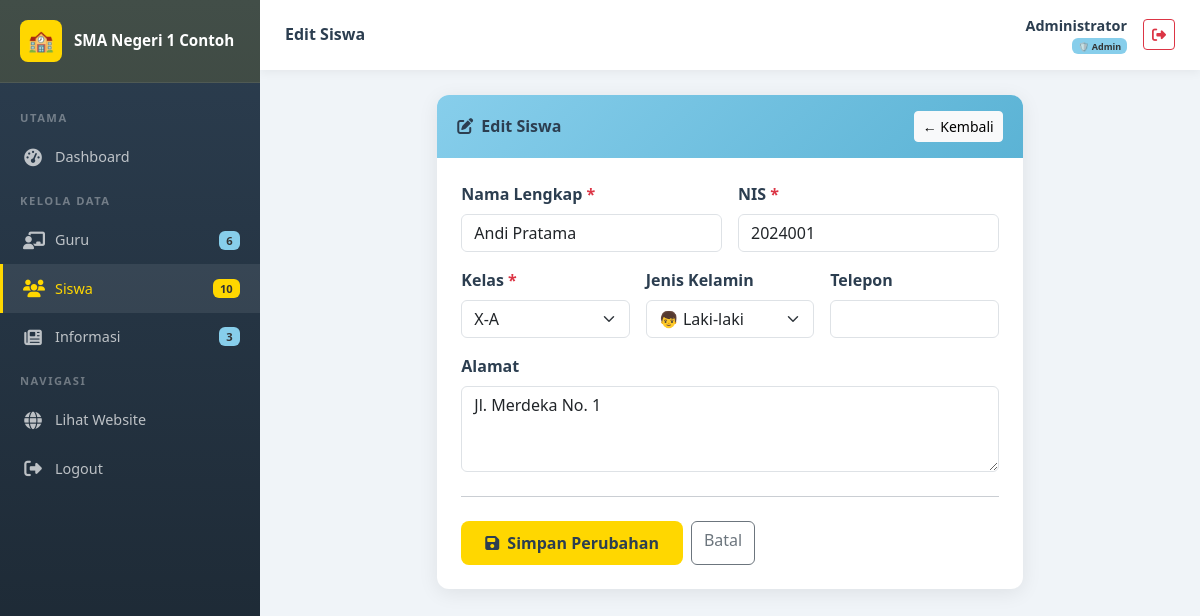
/admin/siswa/edit.php?id=1 (signed in), run on the app's committed database.
### tables this page shows
CREATE TABLE IF NOT EXISTS pengaturan (
    id INT AUTO_INCREMENT PRIMARY KEY,
    kunci VARCHAR(50) NOT NULL UNIQUE,
    nilai TEXT,
    keterangan VARCHAR(200)
);

CREATE TABLE IF NOT EXISTS siswa (
    id INT AUTO_INCREMENT PRIMARY KEY,
    nama VARCHAR(100) NOT NULL,
    nis VARCHAR(20) NOT NULL UNIQUE,
    kelas VARCHAR(20) NOT NULL,
    jenis_kelamin ENUM('L', 'P') NOT NULL,
    alamat TEXT DEFAULT NULL,
    telp VARCHAR(20) DEFAULT NULL,
    created_at TIMESTAMP DEFAULT CURRENT_TIMESTAMP,
    updated_at TIMESTAMP DEFAULT CURRENT_TIMESTAMP ON UPDATE CURRENT_TIMESTAMP
);

### koneksi.php (called while the page is built, shortened)
<?php
function escape($koneksi, $data) {
    return mysqli_real_escape_string($koneksi, trim($data));
}
function getSetting($koneksi, $kunci) {
    $kunci = escape($koneksi, $kunci);
    $result = mysqli_query($koneksi, "SELECT nilai FROM pengaturan WHERE kunci='$kunci'");
    if ($row = mysqli_fetch_assoc($result)) {
        return $row['nilai'];
    }
    return '';
}

### admin/siswa/edit.php (the view, shortened to what this page needs)
<?php
$judul_halaman = 'Edit Siswa';
$halaman_admin = 'siswa';
require_once __DIR__ . '/../includes/admin_header.php';
$id = (int)($_GET['id'] ?? 0);
$result = mysqli_query($koneksi, "SELECT * FROM siswa WHERE id=$id");
$siswa = mysqli_fetch_assoc($result);
$kelas_list = ['X-A','X-B','X-C','XI-A','XI-B','XI-C','XII-A','XII-B','XII-C'];
sort($kelas_list);
?>
<div class="row justify-content-center">
<div class="col-lg-8">
<div class="card-admin">
    <div class="card-header-admin">
        <h5><i class="fas fa-edit me-2"></i>Edit Siswa</h5>
        <a href="./" class="btn btn-sm btn-light">← Kembali</a>
    </div>
    <div class="p-4">
        <form method="POST">
            <div class="row g-3">
                <div class="col-md-6">
                    <label class="form-label fw-semibold">Nama Lengkap <span class="text-danger">*</span></label>
                    <input type="text" name="nama" class="form-control" value="<?= htmlspecialchars($siswa['nama']) ?>" required>
                </div>
                <div class="col-md-6">
                    <label class="form-label fw-semibold">NIS <span class="text-danger">*</span></label>
                    <input type="text" name="nis" class="form-control" value="<?= htmlspecialchars($siswa['nis']) ?>" required>
                </div>
                <div class="col-md-4">
                    <label class="form-label fw-semibold">Kelas <span class="text-danger">*</span></label>
                    <select name="kelas" class="form-select" required>
                        <?php foreach ($kelas_list as $k): ?>
                        <option value="<?= $k ?>" <?= $siswa['kelas']===$k?'selected':'' ?>><?= $k ?></option>
                        <?php endforeach; ?>
                    </select>
                </div>
                <div class="col-md-4">
                    <label class="form-label fw-semibold">Jenis Kelamin</label>
                    <select name="jenis_kelamin" class="form-select">
                        <option value="L" <?= $siswa['jenis_kelamin']==='L'?'selected':'' ?>>👦 Laki-laki</option>
                    </select>
                </div>
                <div class="col-md-4">
                    <label class="form-label fw-semibold">Telepon</label>
                    <input type="text" name="telp" class="form-control" value="<?= htmlspecialchars($siswa['telp'] ?? '') ?>">
                </div>
                <div class="col-12">
                    <label class="form-label fw-semibold">Alamat</label>
                    <textarea name="alamat" class="form-control" rows="3"><?= htmlspecialchars($siswa['alamat'] ?? '') ?></textarea>
                </div>
            </div>
            <hr class="my-4">
            <div class="d-flex gap-2">
                <button type="submit" class="btn-kuning btn"><i class="fas fa-save me-2"></i>Simpan Perubahan</button>
                <a href="./" class="btn btn-outline-secondary">Batal</a>
            </div>
        </form>
    </div>
</div>
</div>
</div>
<?php require_once __DIR__ . '/../includes/admin_footer.php'; ?>

### admin/includes/admin_header.php (shortened to what this page needs)
<?php
require_once __DIR__ . '/../../koneksi.php';
$nama_sekolah = getSetting($koneksi, 'nama_sekolah');
$role = $_SESSION['role'];
$halaman_admin = $halaman_admin ?? '';
$total_guru = mysqli_fetch_assoc(mysqli_query($koneksi, "SELECT COUNT(*) as t FROM guru"))['t'];
$total_siswa = mysqli_fetch_assoc(mysqli_query($koneksi, "SELECT COUNT(*) as t FROM siswa"))['t'];
$total_info = mysqli_fetch_assoc(mysqli_query($koneksi, "SELECT COUNT(*) as t FROM informasi"))['t'];
?>
<!DOCTYPE html>
<html lang="id">
<head>
    <link rel="stylesheet" href="https://cdn.jsdelivr.net/npm/bootstrap@5.3.2/dist/css/bootstrap.min.css">
    <link rel="stylesheet" href="https://cdnjs.cloudflare.com/ajax/libs/font-awesome/6.5.0/css/all.min.css">
    <link rel="stylesheet" href="<?= BASE_URL ?>assets/css/style.css">
</head>
<body>
<div class="admin-sidebar" id="sidebar">
    <div class="sidebar-brand">
        <div class="brand-icon">🏫</div>
        <span><?= htmlspecialchars(substr($nama_sekolah, 0, 30)) ?></span>
    </div>
    <div class="nav-menu">
        <div class="nav-section">Utama</div>
        <div class="nav-item">
            <a href="<?= BASE_URL ?>admin/dashboard.php" class="<?= $halaman_admin==='dashboard'?'active':'' ?>">
                <span class="nav-icon"><i class="fas fa-tachometer-alt"></i></span> Dashboard
            </a>
        </div>
        <div class="nav-section">Kelola Data</div>
        <div class="nav-item">
            <a href="<?= BASE_URL ?>admin/guru/" class="<?= $halaman_admin==='guru'?'active':'' ?>">
                <span class="nav-icon"><i class="fas fa-chalkboard-teacher"></i></span> Guru
                <span class="ms-auto badge" style="background:var(--biru-muda);color:#333;font-size:0.7rem;"><?= $total_guru ?></span>
            </a>
        </div>
        <div class="nav-item">
            <a href="<?= BASE_URL ?>admin/siswa/" class="<?= $halaman_admin==='siswa'?'active':'' ?>">
                <span class="nav-icon"><i class="fas fa-users"></i></span> Siswa
                <span class="ms-auto badge" style="background:var(--kuning);color:#333;font-size:0.7rem;"><?= $total_siswa ?></span>
            </a>
        </div>
        <div class="nav-item">
            <a href="<?= BASE_URL ?>admin/informasi/" class="<?= $halaman_admin==='informasi'?'active':'' ?>">
                <span class="nav-icon"><i class="fas fa-newspaper"></i></span> Informasi
                <span class="ms-auto badge" style="background:var(--biru-muda);color:#333;font-size:0.7rem;"><?= $total_info ?></span>
            </a>
        </div>
        <div class="nav-section">Navigasi</div>
        <div class="nav-item">
            <a href="<?= BASE_URL ?>index.php" target="_blank">
                <span class="nav-icon"><i class="fas fa-globe"></i></span> Lihat Website
            </a>
        </div>
        <div class="nav-item">
            <a href="<?= BASE_URL ?>admin/logout.php">
                <span class="nav-icon"><i class="fas fa-sign-out-alt"></i></span> Logout
            </a>
        </div>
    </div>
</div>
<div class="admin-main">
    <div class="admin-topbar">
        <div class="d-flex align-items-center gap-3">
            <div>
                <h6 class="mb-0 fw-bold"><?= $judul_halaman ?? 'Dashboard' ?></h6>
            </div>
        </div>
        <div class="d-flex align-items-center gap-3">
            <div class="text-end d-none d-sm-block">
                <div class="fw-semibold" style="font-size:0.9rem;"><?= htmlspecialchars($_SESSION['nama_lengkap']) ?></div>
                <div class="text-muted" style="font-size:0.75rem;">
                    <?php if ($role === 'superadmin'): ?>
                    <span class="badge" style="background:var(--kuning);color:#333;">⭐ Super Admin</span>
                    <?php else: ?>
                    <span class="badge" style="background:var(--biru-muda);color:#333;">🛡️ Admin</span>
                    <?php endif; ?>
                </div>
            </div>
            <a href="logout.php" class="btn btn-sm btn-outline-danger"><i class="fas fa-sign-out-alt"></i></a>
        </div>
    </div>
    <div class="admin-content">

### assets/css/style.css (style rules this page uses)
:root { --kuning: #FFD700; --kuning-dark: #e6c200; --kuning-light: #fff8cc; --biru-muda: #87CEEB; --biru-dark: #5bb3d5; --biru-light: #e8f6fc; --putih: #FFFFFF; --abu: #f8f9fa; --teks-gelap: #2c3e50; --teks-abu: #6c757d; --shadow: 0 4px 20px rgba(0,0,0,0.08); --shadow-hover: 0 8px 30px rgba(0,0,0,0.15); --radius: 12px; --radius-sm: 8px; --transition: all 0.3s ease; }
* { box-sizing: border-box; }
body { font-family: 'Segoe UI', Tahoma, Geneva, Verdana, sans-serif; color: var(--teks-gelap); background: var(--putih); }
a { text-decoration: none; transition: var(--transition); }
.btn-kuning { background: var(--kuning); color: var(--teks-gelap); border: none; font-weight: 600; padding: 10px 24px; border-radius: var(--radius-sm); transition: var(--transition); }
.admin-sidebar { width: 260px; min-height: 100vh; background: linear-gradient(180deg, var(--teks-gelap) 0%, #1a252f 100%); position: fixed; left: 0; top: 0; z-index: 100; transition: var(--transition); overflow-y: auto; }
.admin-sidebar .sidebar-brand { background: rgba(255,215,0,0.1); padding: 20px; border-bottom: 1px solid rgba(255,255,255,0.08); display: flex; align-items: center; gap: 12px; }
.admin-sidebar .sidebar-brand .brand-icon { width: 42px; height: 42px; background: var(--kuning); border-radius: var(--radius-sm); display: flex; align-items: center; justify-content: center; font-size: 1.3rem; flex-shrink: 0; }
.admin-sidebar .sidebar-brand span { color: var(--putih); font-weight: 700; font-size: 0.95rem; line-height: 1.3; }
.admin-sidebar .nav-menu { padding: 15px 0; }
.admin-sidebar .nav-section { font-size: 0.7rem; text-transform: uppercase; color: rgba(255,255,255,0.35); padding: 12px 20px 6px; letter-spacing: 1.5px; font-weight: 600; }
.admin-sidebar .nav-item a { display: flex; align-items: center; gap: 12px; padding: 11px 20px; color: rgba(255,255,255,0.7); font-weight: 500; font-size: 0.9rem; transition: var(--transition); border-left: 3px solid transparent; }
.admin-sidebar .nav-item a:hover, .admin-sidebar .nav-item a.active { background: rgba(255,255,255,0.08); color: var(--kuning); border-left-color: var(--kuning); }
.admin-sidebar .nav-item a .nav-icon { font-size: 1.1rem; width: 20px; text-align: center; }
.admin-main { margin-left: 260px; min-height: 100vh; background: #f0f4f8; transition: var(--transition); }
.admin-topbar { background: var(--putih); padding: 15px 25px; box-shadow: 0 2px 10px rgba(0,0,0,0.06); display: flex; align-items: center; justify-content: space-between; position: sticky; top: 0; z-index: 99; }
.admin-content { padding: 25px; }
.card-admin { background: var(--putih); border-radius: var(--radius); box-shadow: var(--shadow); overflow: hidden; }
.card-admin .card-header-admin { background: linear-gradient(135deg, var(--biru-muda), var(--biru-dark)); padding: 16px 20px; display: flex; align-items: center; justify-content: space-between; }
.card-admin .card-header-admin h5 { color: var(--teks-gelap); font-weight: 700; margin: 0; font-size: 1rem; }

### data on the page
pengaturan: nilai "SMA Negeri 1 Contoh"
siswa: nama "Andi Pratama", nis "2024001", kelas "X-A", jenis_kelamin "👦 Laki-laki", alamat "Jl. Merdeka No. 1"

### other printed values
$total_guru "6"
$total_siswa "10"
$total_info "3"
$judul_halaman "Edit Siswa"
$_SESSION['nama_lengkap'] "Administrator"
